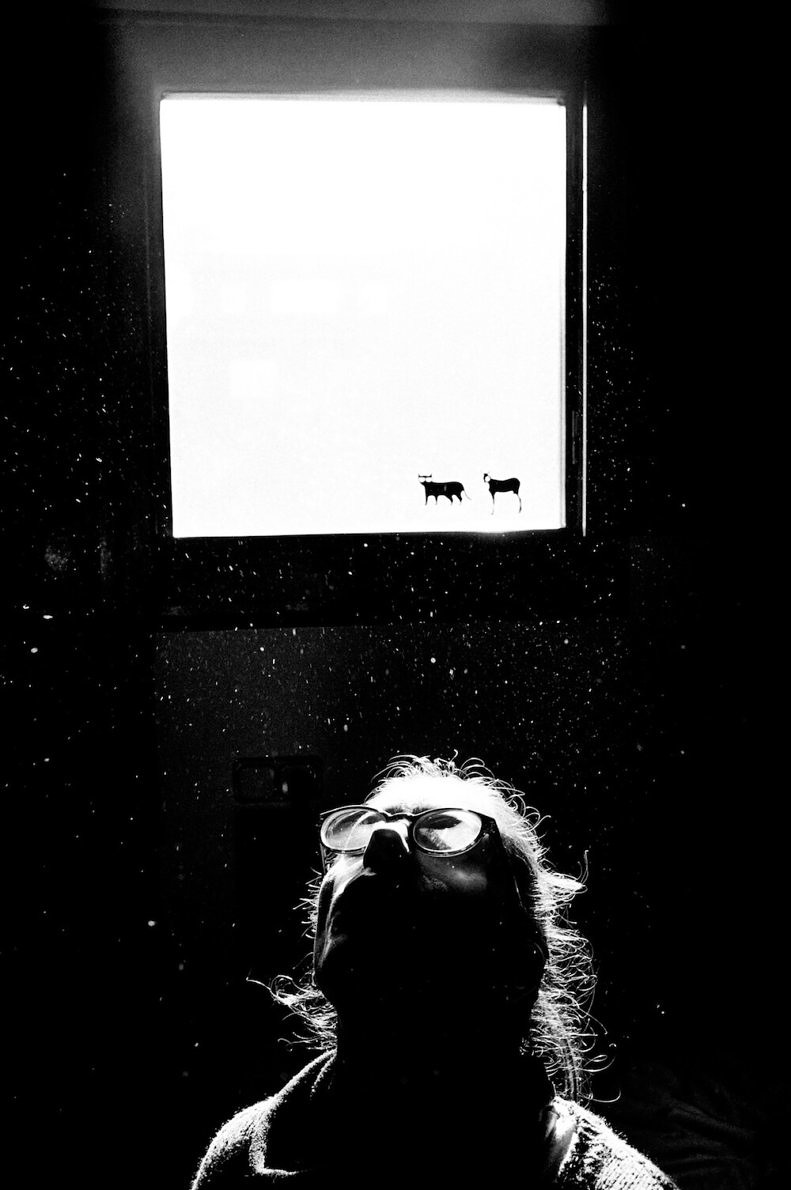
#> input picture noise.jpg, 791 x 1190 px
$ jupyter execute 'Smoothing Images.ipynb'
#> lines starting #> are read from the running program, lines starting #| are printed output that depends on the picture
## 2D Convolution ( Image Filtering )

[cell 1]
import numpy as np
import cv2
from matplotlib import pyplot as plt

[cell 2]
img = cv2.imread('noise.jpg')
#> img is the input picture: shape (1190, 791, 3); min 0, max 255, mean 60
kernel = np.ones((5,5),np.float32)/25
dst = cv2.filter2D(img,-1,kernel)
plt.subplot(121),plt.imshow(img),plt.title('Original')
plt.xticks([]), plt.yticks([])
plt.subplot(122),plt.imshow(dst),plt.title('Averaging')
plt.xticks([]), plt.yticks([])
plt.show()
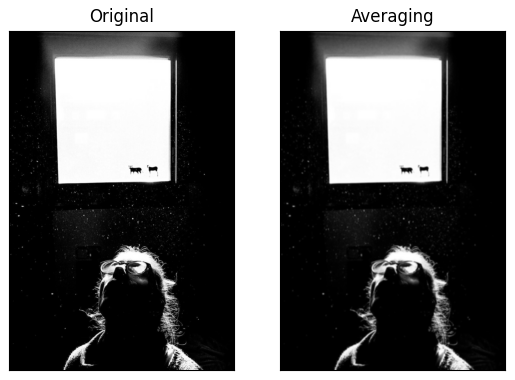
#> figure drawn by matplotlib, 2 panels

## Image Blurring (Image Smoothing)

### 1. Averaging

[cell 3]
blur = cv2.blur(img,(5,5))
plt.subplot(121),plt.imshow(img),plt.title('Original')
plt.xticks([]), plt.yticks([])
plt.subplot(122),plt.imshow(blur),plt.title('Blurred')
plt.xticks([]), plt.yticks([])
plt.show()

### 2. Gaussian Filtering

[cell 4]
blur = cv2.GaussianBlur(img,(5,5),0)
plt.subplot(121),plt.imshow(img),plt.title('Original')
plt.xticks([]), plt.yticks([])
plt.subplot(122),plt.imshow(blur),plt.title('Blurred')
plt.xticks([]), plt.yticks([])
plt.show()

### 3. Median Filtering

[cell 5]
median = cv2.medianBlur(img,9)
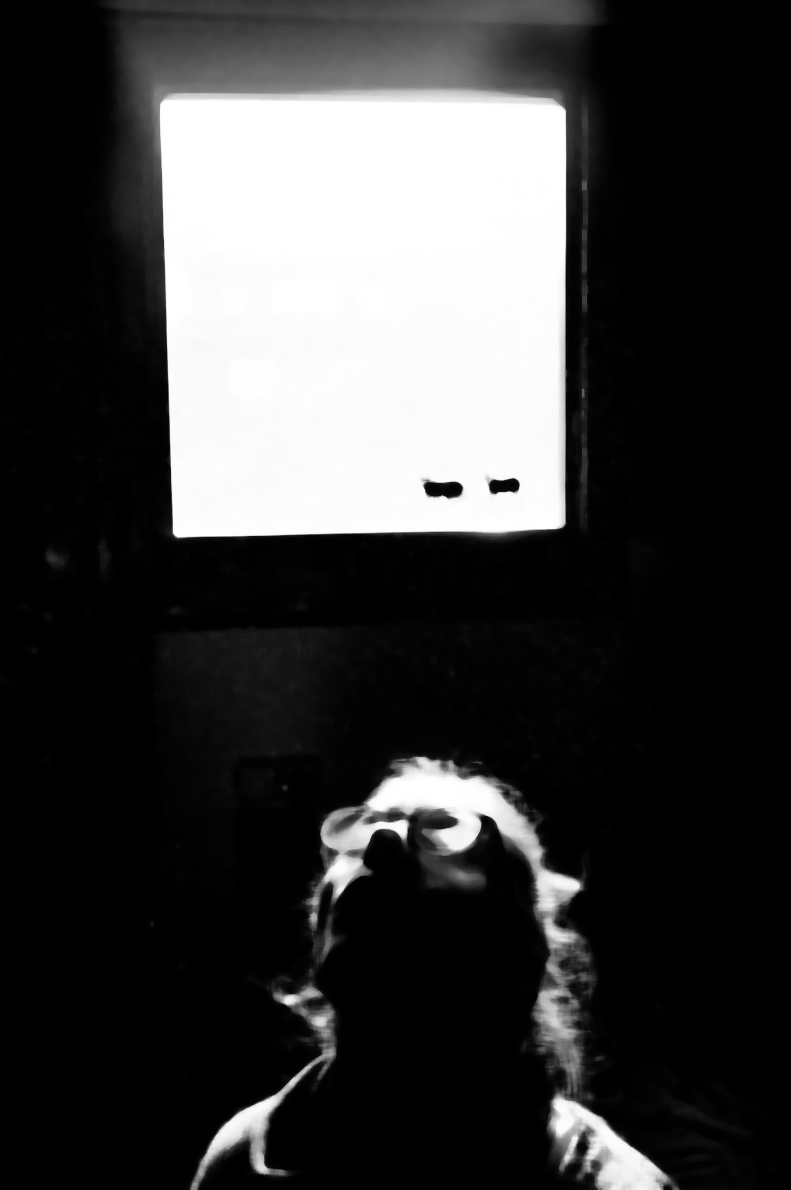
#> median: shape (1190, 791, 3); min 0, max 255, mean 58.7
plt.subplot(121),plt.imshow(img),plt.title('Original')
plt.xticks([]), plt.yticks([])
plt.subplot(122),plt.imshow(median),plt.title('Blurred')
plt.xticks([]), plt.yticks([])
plt.show()

### 4. Bilateral Filtering

[cell 6]
blur = cv2.bilateralFilter(img,9,75,75)
plt.subplot(121),plt.imshow(img),plt.title('Original')
plt.xticks([]), plt.yticks([])
plt.subplot(122),plt.imshow(blur),plt.title('Blurred')
plt.xticks([]), plt.yticks([])
plt.show()
